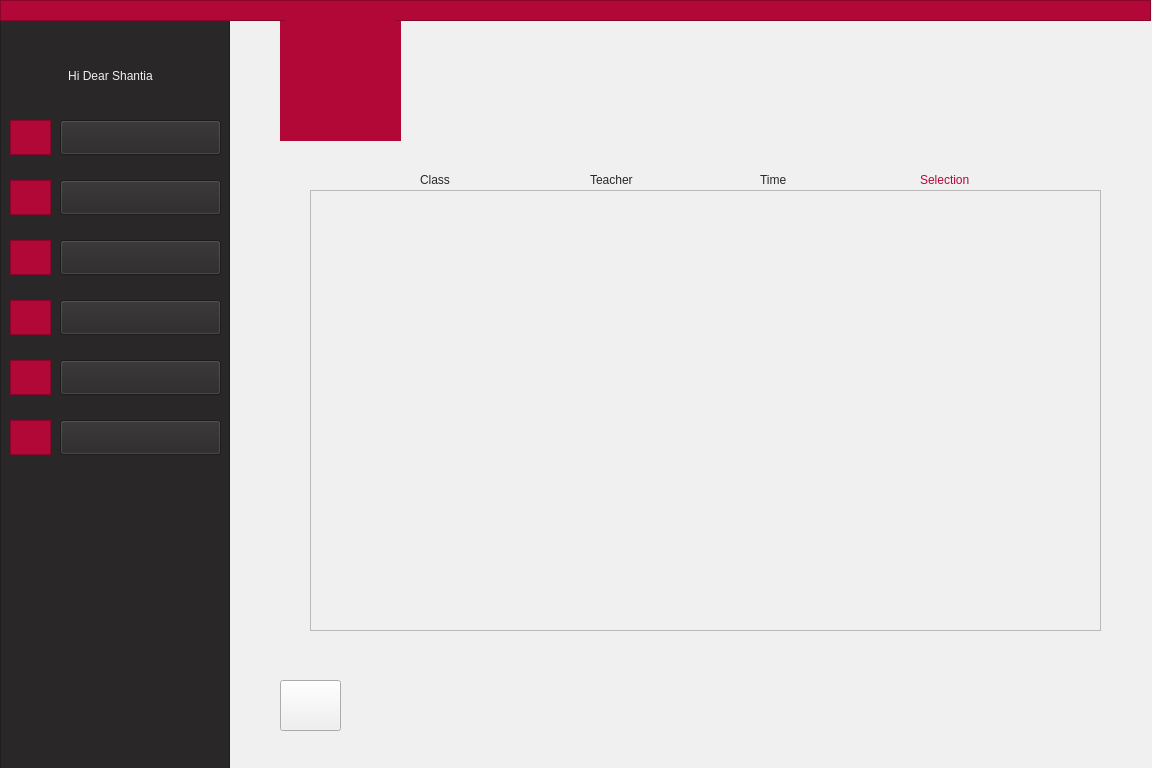
<?xml version="1.0" encoding="UTF-8"?>
<ui version="4.0">
 <class>StudentEnrolment</class>
 <widget class="QWidget" name="StudentEnrolment">
  <property name="geometry">
   <rect>
    <x>0</x>
    <y>0</y>
    <width>1152</width>
    <height>768</height>
   </rect>
  </property>
  <property name="minimumSize">
   <size>
    <width>1152</width>
    <height>768</height>
   </size>
  </property>
  <property name="windowTitle">
   <string>Form</string>
  </property>
  <property name="styleSheet">
   <string notr="true">background-color: rgb(240, 240, 240);</string>
  </property>
  <widget class="QLabel" name="label">
   <property name="geometry">
    <rect>
     <x>280</x>
     <y>20</y>
     <width>121</width>
     <height>121</height>
    </rect>
   </property>
   <property name="styleSheet">
    <string notr="true">background-color: rgb(178, 8, 55);
border-color: rgb(178, 8, 55);
</string>
   </property>
   <property name="text">
    <string/>
   </property>
   <property name="pixmap">
    <pixmap>:/AjaxLogo/filename.jpg</pixmap>
   </property>
   <property name="scaledContents">
    <bool>true</bool>
   </property>
   <property name="alignment">
    <set>Qt::AlignCenter</set>
   </property>
  </widget>
  <widget class="QLabel" name="label_9">
   <property name="geometry">
    <rect>
     <x>285</x>
     <y>20</y>
     <width>111</width>
     <height>111</height>
    </rect>
   </property>
   <property name="styleSheet">
    <string notr="true">background-color: rgb(178, 8, 55);</string>
   </property>
   <property name="text">
    <string/>
   </property>
   <property name="pixmap">
    <pixmap resource="pictures.qrc">:/logo/filename.jpg</pixmap>
   </property>
   <property name="scaledContents">
    <bool>true</bool>
   </property>
  </widget>
  <widget class="QLabel" name="label_14">
   <property name="geometry">
    <rect>
     <x>280</x>
     <y>680</y>
     <width>41</width>
     <height>46</height>
    </rect>
   </property>
   <property name="styleSheet">
    <string>font: 9pt &quot;Montserrat&quot;;
color: rgb(178, 8, 55);</string>
   </property>
   <property name="text">
    <string/>
   </property>
   <property name="pixmap">
    <pixmap resource="arrowIcon.qrc">:/new/prefix1/icons8-left-arrow-50.png</pixmap>
   </property>
   <property name="scaledContents">
    <bool>true</bool>
   </property>
  </widget>
  <widget class="QScrollArea" name="scrollArea">
   <property name="geometry">
    <rect>
     <x>310</x>
     <y>190</y>
     <width>791</width>
     <height>441</height>
    </rect>
   </property>
   <property name="widgetResizable">
    <bool>true</bool>
   </property>
   <widget class="QWidget" name="scrollAreaWidgetContents">
    <property name="geometry">
     <rect>
      <x>0</x>
      <y>0</y>
      <width>789</width>
      <height>439</height>
     </rect>
    </property>
    <layout class="QVBoxLayout" name="verticalLayout_3">
     <item>
      <layout class="QVBoxLayout" name="verticalLayout_2"/>
     </item>
    </layout>
   </widget>
  </widget>
  <widget class="QPushButton" name="backToMenu">
   <property name="geometry">
    <rect>
     <x>280</x>
     <y>680</y>
     <width>61</width>
     <height>51</height>
    </rect>
   </property>
   <property name="text">
    <string/>
   </property>
  </widget>
  <widget class="QFrame" name="frame_2">
   <property name="geometry">
    <rect>
     <x>0</x>
     <y>20</y>
     <width>230</width>
     <height>768</height>
    </rect>
   </property>
   <property name="styleSheet">
    <string notr="true">background-color: rgb(41, 39, 40);
border-color: rgb(41, 39, 40);</string>
   </property>
   <property name="frameShape">
    <enum>QFrame::StyledPanel</enum>
   </property>
   <property name="frameShadow">
    <enum>QFrame::Raised</enum>
   </property>
   <widget class="QPushButton" name="pushButton">
    <property name="geometry">
     <rect>
      <x>60</x>
      <y>100</y>
      <width>161</width>
      <height>35</height>
     </rect>
    </property>
    <property name="styleSheet">
     <string notr="true">font: 11pt &quot;Montserrat&quot;;
</string>
    </property>
    <property name="text">
     <string/>
    </property>
   </widget>
   <widget class="QPushButton" name="pushButton_2">
    <property name="geometry">
     <rect>
      <x>60</x>
      <y>160</y>
      <width>161</width>
      <height>35</height>
     </rect>
    </property>
    <property name="styleSheet">
     <string notr="true">font: 11pt &quot;Montserrat&quot;;
</string>
    </property>
    <property name="text">
     <string/>
    </property>
   </widget>
   <widget class="QPushButton" name="pushButton_3">
    <property name="geometry">
     <rect>
      <x>60</x>
      <y>220</y>
      <width>161</width>
      <height>35</height>
     </rect>
    </property>
    <property name="styleSheet">
     <string notr="true">font: 11pt &quot;Montserrat&quot;;
</string>
    </property>
    <property name="text">
     <string/>
    </property>
   </widget>
   <widget class="QPushButton" name="pushButton_4">
    <property name="geometry">
     <rect>
      <x>60</x>
      <y>280</y>
      <width>161</width>
      <height>35</height>
     </rect>
    </property>
    <property name="styleSheet">
     <string notr="true">font: 11pt &quot;Montserrat&quot;;
</string>
    </property>
    <property name="text">
     <string/>
    </property>
   </widget>
   <widget class="QFrame" name="frame_3">
    <property name="geometry">
     <rect>
      <x>10</x>
      <y>100</y>
      <width>41</width>
      <height>35</height>
     </rect>
    </property>
    <property name="styleSheet">
     <string notr="true">background-color: rgb(178, 8, 55);
border-color: rgb(178, 8, 55);</string>
    </property>
    <property name="frameShape">
     <enum>QFrame::StyledPanel</enum>
    </property>
    <property name="frameShadow">
     <enum>QFrame::Raised</enum>
    </property>
    <widget class="QLabel" name="label_21">
     <property name="geometry">
      <rect>
       <x>5</x>
       <y>2</y>
       <width>31</width>
       <height>31</height>
      </rect>
     </property>
     <property name="styleSheet">
      <string notr="true"/>
     </property>
     <property name="text">
      <string/>
     </property>
     <property name="pixmap">
      <pixmap resource="icon.qrc">:/icon/profile.png</pixmap>
     </property>
     <property name="scaledContents">
      <bool>true</bool>
     </property>
    </widget>
   </widget>
   <widget class="QFrame" name="frame_5">
    <property name="geometry">
     <rect>
      <x>10</x>
      <y>160</y>
      <width>41</width>
      <height>35</height>
     </rect>
    </property>
    <property name="cursor">
     <cursorShape>ArrowCursor</cursorShape>
    </property>
    <property name="styleSheet">
     <string notr="true">background-color: rgb(178, 8, 55);
border-color: rgb(178, 8, 55);</string>
    </property>
    <property name="frameShape">
     <enum>QFrame::StyledPanel</enum>
    </property>
    <property name="frameShadow">
     <enum>QFrame::Raised</enum>
    </property>
    <widget class="QLabel" name="label_20">
     <property name="geometry">
      <rect>
       <x>5</x>
       <y>2</y>
       <width>31</width>
       <height>31</height>
      </rect>
     </property>
     <property name="text">
      <string/>
     </property>
     <property name="pixmap">
      <pixmap resource="icon.qrc">:/icon/message.png</pixmap>
     </property>
     <property name="scaledContents">
      <bool>true</bool>
     </property>
    </widget>
   </widget>
   <widget class="QFrame" name="frame_6">
    <property name="geometry">
     <rect>
      <x>10</x>
      <y>220</y>
      <width>41</width>
      <height>35</height>
     </rect>
    </property>
    <property name="styleSheet">
     <string notr="true">background-color: rgb(178, 8, 55);
border-color: rgb(178, 8, 55);</string>
    </property>
    <property name="frameShape">
     <enum>QFrame::StyledPanel</enum>
    </property>
    <property name="frameShadow">
     <enum>QFrame::Raised</enum>
    </property>
    <widget class="QLabel" name="label_11">
     <property name="geometry">
      <rect>
       <x>5</x>
       <y>2</y>
       <width>31</width>
       <height>31</height>
      </rect>
     </property>
     <property name="text">
      <string/>
     </property>
     <property name="pixmap">
      <pixmap resource="icon.qrc">:/icon/schedule.png</pixmap>
     </property>
     <property name="scaledContents">
      <bool>true</bool>
     </property>
    </widget>
   </widget>
   <widget class="QFrame" name="frame_7">
    <property name="geometry">
     <rect>
      <x>10</x>
      <y>280</y>
      <width>41</width>
      <height>35</height>
     </rect>
    </property>
    <property name="styleSheet">
     <string notr="true">background-color: rgb(178, 8, 55);
border-color: rgb(178, 8, 55);</string>
    </property>
    <property name="frameShape">
     <enum>QFrame::StyledPanel</enum>
    </property>
    <property name="frameShadow">
     <enum>QFrame::Raised</enum>
    </property>
    <widget class="QLabel" name="label_7">
     <property name="geometry">
      <rect>
       <x>5</x>
       <y>2</y>
       <width>31</width>
       <height>31</height>
      </rect>
     </property>
     <property name="text">
      <string/>
     </property>
     <property name="pixmap">
      <pixmap resource="term-management-icon.qrc">:/icons/icons8-web-64.png</pixmap>
     </property>
     <property name="scaledContents">
      <bool>true</bool>
     </property>
    </widget>
   </widget>
   <widget class="QLabel" name="label_2">
    <property name="geometry">
     <rect>
      <x>20</x>
      <y>40</y>
      <width>181</width>
      <height>31</height>
     </rect>
    </property>
    <property name="styleSheet">
     <string notr="true">font: 11pt &quot;Montserrat&quot;;
color: rgb(240, 240, 240);</string>
    </property>
    <property name="text">
     <string>Hi Dear Shantia</string>
    </property>
    <property name="alignment">
     <set>Qt::AlignCenter</set>
    </property>
   </widget>
   <widget class="QLabel" name="label_3">
    <property name="geometry">
     <rect>
      <x>110</x>
      <y>100</y>
      <width>71</width>
      <height>30</height>
     </rect>
    </property>
    <property name="autoFillBackground">
     <bool>false</bool>
    </property>
    <property name="styleSheet">
     <string notr="true">font: 11pt &quot;Montserrat&quot;;
color: rgb(240, 240, 240);</string>
    </property>
    <property name="lineWidth">
     <number>0</number>
    </property>
    <property name="text">
     <string>Profile</string>
    </property>
    <property name="alignment">
     <set>Qt::AlignCenter</set>
    </property>
   </widget>
   <widget class="QLabel" name="label_4">
    <property name="geometry">
     <rect>
      <x>90</x>
      <y>160</y>
      <width>111</width>
      <height>30</height>
     </rect>
    </property>
    <property name="styleSheet">
     <string notr="true">font: 11pt &quot;Montserrat&quot;;
color: rgb(240, 240, 240);</string>
    </property>
    <property name="text">
     <string>Messages</string>
    </property>
    <property name="alignment">
     <set>Qt::AlignCenter</set>
    </property>
   </widget>
   <widget class="QLabel" name="label_5">
    <property name="geometry">
     <rect>
      <x>60</x>
      <y>220</y>
      <width>161</width>
      <height>30</height>
     </rect>
    </property>
    <property name="styleSheet">
     <string notr="true">font: 11pt &quot;Montserrat&quot;;
color: rgb(240, 240, 240);</string>
    </property>
    <property name="text">
     <string>Weekly Schedule</string>
    </property>
    <property name="alignment">
     <set>Qt::AlignCenter</set>
    </property>
   </widget>
   <widget class="QFrame" name="frame_15">
    <property name="geometry">
     <rect>
      <x>10</x>
      <y>400</y>
      <width>41</width>
      <height>35</height>
     </rect>
    </property>
    <property name="styleSheet">
     <string notr="true">background-color: rgb(178, 8, 55);
border-color: rgb(178, 8, 55);</string>
    </property>
    <property name="frameShape">
     <enum>QFrame::StyledPanel</enum>
    </property>
    <property name="frameShadow">
     <enum>QFrame::Raised</enum>
    </property>
    <widget class="QLabel" name="label_22">
     <property name="geometry">
      <rect>
       <x>5</x>
       <y>2</y>
       <width>31</width>
       <height>31</height>
      </rect>
     </property>
     <property name="text">
      <string/>
     </property>
     <property name="pixmap">
      <pixmap resource="term-management-icon.qrc">:/icons/icons8-survey-50.png</pixmap>
     </property>
     <property name="scaledContents">
      <bool>true</bool>
     </property>
    </widget>
   </widget>
   <widget class="QPushButton" name="pushButton_7">
    <property name="geometry">
     <rect>
      <x>60</x>
      <y>400</y>
      <width>161</width>
      <height>35</height>
     </rect>
    </property>
    <property name="styleSheet">
     <string notr="true">font: 11pt &quot;Montserrat&quot;;
</string>
    </property>
    <property name="text">
     <string/>
    </property>
   </widget>
   <widget class="QPushButton" name="pushButton_6">
    <property name="geometry">
     <rect>
      <x>60</x>
      <y>340</y>
      <width>161</width>
      <height>35</height>
     </rect>
    </property>
    <property name="styleSheet">
     <string notr="true">font: 11pt &quot;Montserrat&quot;;
</string>
    </property>
    <property name="text">
     <string/>
    </property>
   </widget>
   <widget class="QFrame" name="frame_16">
    <property name="geometry">
     <rect>
      <x>10</x>
      <y>340</y>
      <width>41</width>
      <height>35</height>
     </rect>
    </property>
    <property name="styleSheet">
     <string notr="true">background-color: rgb(178, 8, 55);
border-color: rgb(178, 8, 55);</string>
    </property>
    <property name="frameShape">
     <enum>QFrame::StyledPanel</enum>
    </property>
    <property name="frameShadow">
     <enum>QFrame::Raised</enum>
    </property>
    <widget class="QLabel" name="label_10">
     <property name="geometry">
      <rect>
       <x>5</x>
       <y>2</y>
       <width>31</width>
       <height>31</height>
      </rect>
     </property>
     <property name="text">
      <string/>
     </property>
     <property name="pixmap">
      <pixmap resource="term-management-icon.qrc">:/icons/icons8-view-headline-50.png</pixmap>
     </property>
     <property name="scaledContents">
      <bool>true</bool>
     </property>
    </widget>
   </widget>
   <widget class="QLabel" name="label_6">
    <property name="geometry">
     <rect>
      <x>95</x>
      <y>290</y>
      <width>111</width>
      <height>20</height>
     </rect>
    </property>
    <property name="styleSheet">
     <string notr="true">font: 11pt &quot;Montserrat&quot;;
color: rgb(240, 240, 240);</string>
    </property>
    <property name="text">
     <string>Enrollment</string>
    </property>
   </widget>
   <widget class="QLabel" name="label_23">
    <property name="geometry">
     <rect>
      <x>90</x>
      <y>350</y>
      <width>121</width>
      <height>20</height>
     </rect>
    </property>
    <property name="styleSheet">
     <string notr="true">font: 11pt &quot;Montserrat&quot;;
color: rgb(240, 240, 240);</string>
    </property>
    <property name="text">
     <string>View Scores</string>
    </property>
   </widget>
   <widget class="QLabel" name="label_24">
    <property name="geometry">
     <rect>
      <x>80</x>
      <y>410</y>
      <width>141</width>
      <height>20</height>
     </rect>
    </property>
    <property name="styleSheet">
     <string notr="true">font: 11pt &quot;Montserrat&quot;;
color: rgb(240, 240, 240);</string>
    </property>
    <property name="text">
     <string>Teacher Survey</string>
    </property>
   </widget>
   <zorder>frame_5</zorder>
   <zorder>frame_6</zorder>
   <zorder>frame_7</zorder>
   <zorder>label_2</zorder>
   <zorder>label_3</zorder>
   <zorder>label_4</zorder>
   <zorder>label_5</zorder>
   <zorder>frame_3</zorder>
   <zorder>pushButton</zorder>
   <zorder>pushButton_2</zorder>
   <zorder>pushButton_3</zorder>
   <zorder>frame_15</zorder>
   <zorder>frame_16</zorder>
   <zorder>label_6</zorder>
   <zorder>label_23</zorder>
   <zorder>label_24</zorder>
   <zorder>pushButton_6</zorder>
   <zorder>pushButton_7</zorder>
   <zorder>pushButton_4</zorder>
  </widget>
  <widget class="QFrame" name="frame">
   <property name="geometry">
    <rect>
     <x>0</x>
     <y>0</y>
     <width>1151</width>
     <height>21</height>
    </rect>
   </property>
   <property name="styleSheet">
    <string notr="true">background-color: rgb(178, 8, 55);
border-color: rgb(178, 8, 55);</string>
   </property>
   <property name="frameShape">
    <enum>QFrame::StyledPanel</enum>
   </property>
   <property name="frameShadow">
    <enum>QFrame::Raised</enum>
   </property>
  </widget>
  <widget class="QLabel" name="label_12">
   <property name="geometry">
    <rect>
     <x>420</x>
     <y>170</y>
     <width>63</width>
     <height>20</height>
    </rect>
   </property>
   <property name="styleSheet">
    <string notr="true">font: 10pt &quot;Montserrat&quot;;
color: rgb(41, 39, 40);</string>
   </property>
   <property name="text">
    <string>Class</string>
   </property>
  </widget>
  <widget class="QLabel" name="label_13">
   <property name="geometry">
    <rect>
     <x>590</x>
     <y>170</y>
     <width>81</width>
     <height>20</height>
    </rect>
   </property>
   <property name="styleSheet">
    <string notr="true">font: 10pt &quot;Montserrat&quot;;
color: rgb(41, 39, 40);</string>
   </property>
   <property name="text">
    <string>Teacher</string>
   </property>
  </widget>
  <widget class="QLabel" name="label_15">
   <property name="geometry">
    <rect>
     <x>760</x>
     <y>170</y>
     <width>51</width>
     <height>20</height>
    </rect>
   </property>
   <property name="styleSheet">
    <string notr="true">font: 10pt &quot;Montserrat&quot;;
color: rgb(41, 39, 40);</string>
   </property>
   <property name="text">
    <string>Time</string>
   </property>
  </widget>
  <widget class="QLabel" name="label_16">
   <property name="geometry">
    <rect>
     <x>920</x>
     <y>170</y>
     <width>91</width>
     <height>20</height>
    </rect>
   </property>
   <property name="styleSheet">
    <string notr="true">font: 10pt &quot;Montserrat&quot;;
color: rgb(178, 8, 55);</string>
   </property>
   <property name="text">
    <string>Selection</string>
   </property>
  </widget>
  <zorder>label</zorder>
  <zorder>label_14</zorder>
  <zorder>scrollArea</zorder>
  <zorder>backToMenu</zorder>
  <zorder>frame_2</zorder>
  <zorder>frame</zorder>
  <zorder>label_9</zorder>
  <zorder>label_12</zorder>
  <zorder>label_13</zorder>
  <zorder>label_15</zorder>
  <zorder>label_16</zorder>
 </widget>
 <resources>
  <include location="arrowIcon.qrc"/>
  <include location="term-management-icon.qrc"/>
  <include location="icon.qrc"/>
  <include location="pictures.qrc"/>
 </resources>
 <connections/>
</ui>
